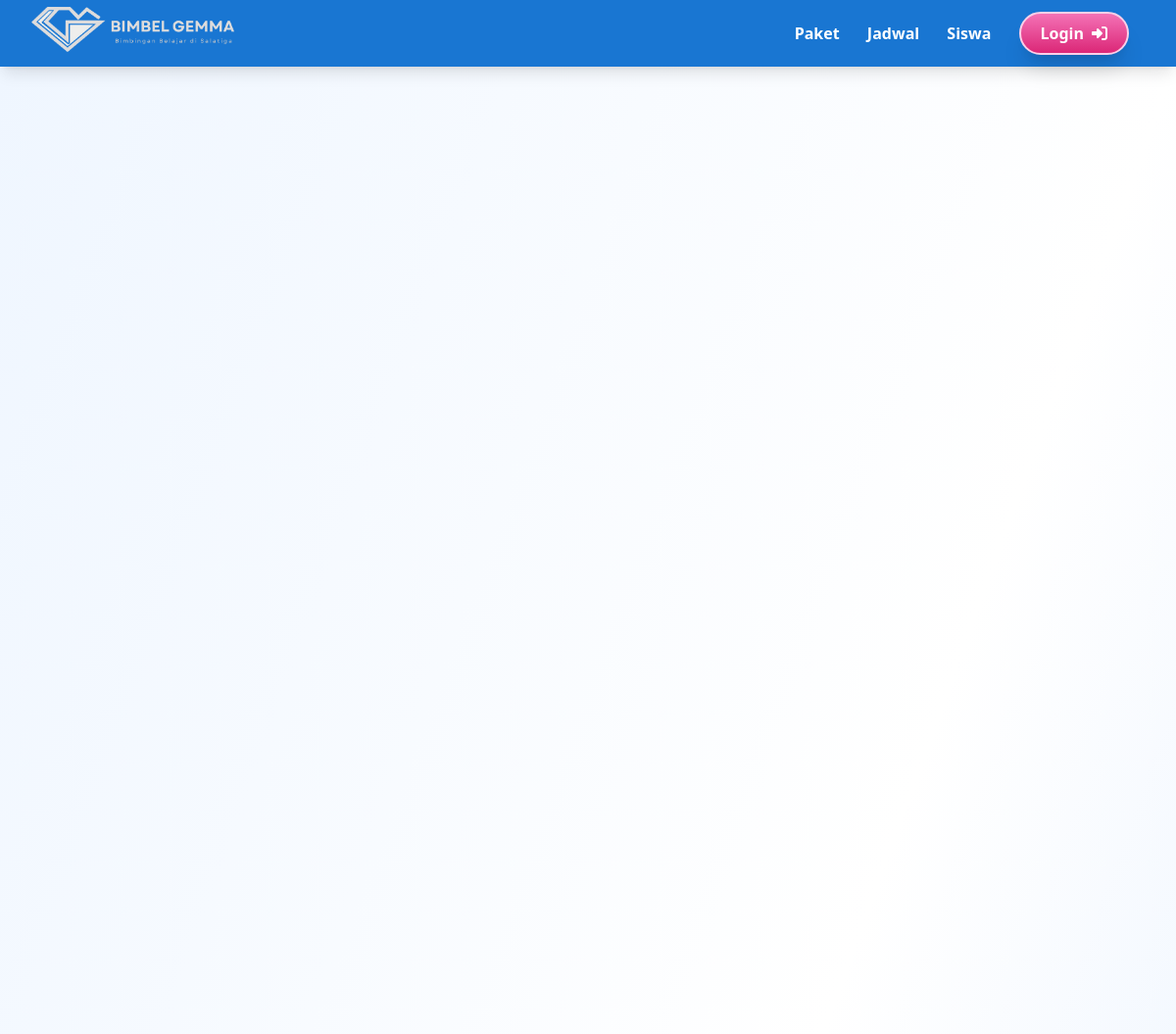
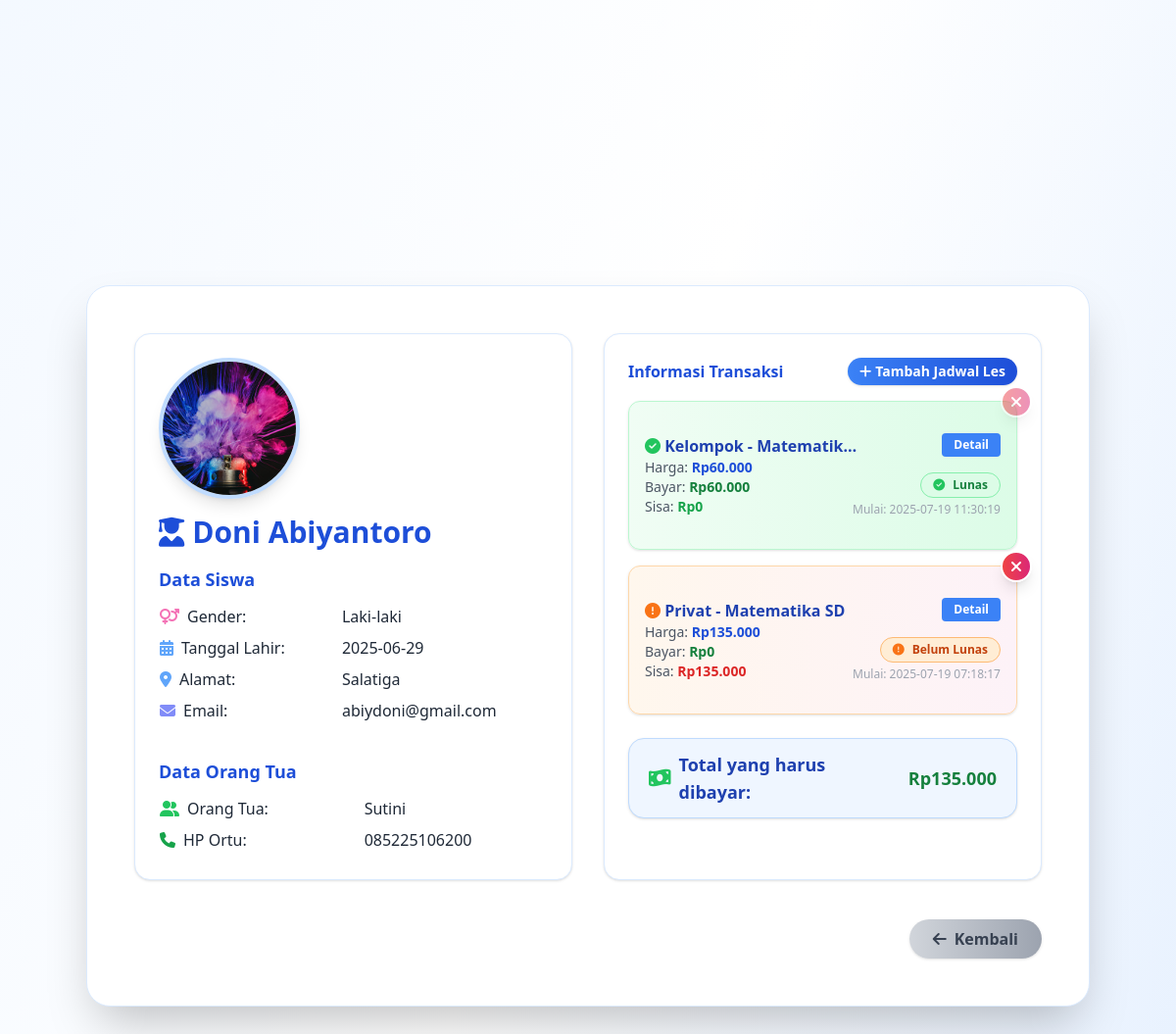
/detail_siswa.php?email=abiydoni@gmail.com, run on the app's committed database (2 pictures, top to bottom).
### tables this page shows
CREATE TABLE `tb_profile` (
  `id` int(11) NOT NULL,
  `nama` varchar(100) NOT NULL,
  `keterangan` varchar(225) NOT NULL,
  `alamat` varchar(255) NOT NULL,
  `email` varchar(100) NOT NULL,
  `wa` varchar(20) NOT NULL,
  `ig` varchar(50) NOT NULL,
  `logo1` varchar(100) NOT NULL,
  `logo2` varchar(100) NOT NULL,
  `tanggal` timestamp NOT NULL DEFAULT current_timestamp() ON UPDATE current_timestamp()
);

CREATE TABLE `tb_siswa` (
  `id` int(11) NOT NULL,
  `nama` varchar(100) NOT NULL,
  `gender` varchar(20) DEFAULT NULL,
  `tgl_lahir` date DEFAULT NULL,
  `ortu` varchar(100) DEFAULT NULL,
  `hp_ortu` varchar(30) DEFAULT NULL,
  `alamat` varchar(255) DEFAULT NULL,
  `email` varchar(100) DEFAULT NULL,
  `foto` varchar(100) DEFAULT NULL,
  `created_at` timestamp NOT NULL DEFAULT current_timestamp()
);

CREATE TABLE `tb_trx` (
  `id` int(11) NOT NULL,
  `email` varchar(100) NOT NULL,
  `paket` varchar(50) NOT NULL,
  `mapel` varchar(100) NOT NULL,
  `harga` int(11) NOT NULL,
  `bayar` int(11) NOT NULL,
  `status` tinyint(1) NOT NULL,
  `tanggal` timestamp NOT NULL DEFAULT current_timestamp() ON UPDATE current_timestamp()
);

CREATE TABLE `tb_paket` (
  `id` int(11) NOT NULL,
  `Kode` varchar(10) NOT NULL,
  `nama` varchar(100) NOT NULL,
  `keterangan` varchar(255) NOT NULL,
  `jenjang` varchar(20) NOT NULL,
  `harga` int(11) NOT NULL,
  `status` tinyint(1) NOT NULL,
  `tanggal` timestamp NOT NULL DEFAULT current_timestamp() ON UPDATE current_timestamp()
);

CREATE TABLE `tb_mapel` (
  `id` int(11) NOT NULL,
  `kode` varchar(10) NOT NULL,
  `nama` varchar(100) NOT NULL,
  `keterangan` varchar(255) NOT NULL,
  `status` tinyint(1) NOT NULL,
  `tanggal` timestamp NOT NULL DEFAULT current_timestamp() ON UPDATE current_timestamp()
);

### detail_siswa.php (the view, shortened to what this page needs)
<?php
include 'includes/header.php';
include 'api/db.php';
$email = isset($_GET['email']) ? $_GET['email'] : '';
$siswa = null;
if ($email) {
  $stmt = $pdo->prepare('SELECT * FROM tb_siswa WHERE email = ? LIMIT 1');
  $stmt->execute([$email]);
  $siswa = $stmt->fetch(PDO::FETCH_ASSOC);
}
$foto = isset($siswa['foto']) && $siswa['foto'] ? 'assets/img/profile/' . $siswa['foto'] : 'assets/img/profile/default.png';
$trx = [];
if (!empty($siswa['email'])) {
  try {
    $stmt = $pdo->prepare('SELECT t.id, t.paket, t.harga, t.bayar, t.status, t.tanggal, p.nama as nama_paket, t.mapel, m.nama as nama_mapel FROM tb_trx t LEFT JOIN tb_paket p ON t.paket = p.kode LEFT JOIN tb_mapel m ON t.mapel = m.kode WHERE t.email = ? ORDER BY t.tanggal DESC');
    $stmt->execute([$siswa['email']]);
    $trx = $stmt->fetchAll(PDO::FETCH_ASSOC);
    foreach ($trx as $i => $t) {
      $stmt2 = $pdo->prepare('SELECT id, tanggal, jam_trx FROM tb_trx_tanggal WHERE id_trx = ? ORDER BY tanggal, jam_trx');
      $stmt2->execute([$t['id']]);
      $trx[$i]['jadwal'] = $stmt2->fetchAll(PDO::FETCH_ASSOC);
    }
  } catch (Exception $e) {}
}
?>
<div class="min-h-screen flex items-center justify-center bg-gradient-to-br from-blue-50 via-white to-blue-100 py-10 px-2">
  <div class="w-full max-w-5xl bg-white rounded-3xl shadow-2xl p-8 md:p-12 border border-blue-100 relative mx-auto">
    <div class="grid grid-cols-1 md:grid-cols-2 gap-8 mb-8">
      <div class="bg-white rounded-2xl shadow p-6 border border-blue-100 flex flex-col items-start">
        <img src="<?= htmlspecialchars($foto) ?>" alt="Foto Siswa" class="w-36 h-36 rounded-full object-cover border-4 border-blue-200 shadow-lg mb-2">
        <div class="text-2xl md:text-3xl font-extrabold text-blue-700 flex items-center gap-2 mt-2 mb-4 text-left">
          <i class="fa-solid fa-user-graduate"></i> <?= htmlspecialchars($siswa['nama']) ?>
        </div>
        <div class="text-left text-lg font-bold text-blue-700 mb-2">Data Siswa</div>
        <table class="w-full text-base mb-4">
          <tr><td class="py-1 pr-3"><i class="fa-solid fa-venus-mars text-pink-400 mr-2"></i>Gender:</td><td class="py-1"> <?= htmlspecialchars($siswa['gender']) ?></td></tr>
          <tr><td class="py-1 pr-3"><i class="fa-solid fa-calendar-days text-blue-400 mr-2"></i>Tanggal Lahir:</td><td class="py-1"> <?= htmlspecialchars($siswa['tgl_lahir']) ?></td></tr>
          <tr><td class="py-1 pr-3"><i class="fa-solid fa-location-dot text-blue-400 mr-2"></i>Alamat:</td><td class="py-1"> <?= htmlspecialchars($siswa['alamat']) ?></td></tr>
          <tr><td class="py-1 pr-3"><i class="fa-solid fa-envelope text-indigo-400 mr-2"></i>Email:</td><td class="py-1"> <?= htmlspecialchars($siswa['email']) ?></td></tr>
        </table>
        <div class="text-lg font-bold text-blue-700 mb-2 mt-4">Data Orang Tua</div>
        <table class="w-full text-base">
          <tr><td class="py-1 pr-3"><i class="fa-solid fa-user-group text-green-500 mr-2"></i>Orang Tua:</td><td class="py-1"> <?= htmlspecialchars($siswa['ortu']) ?></td></tr>
          <tr><td class="py-1 pr-3"><i class="fa-solid fa-phone text-green-600 mr-2"></i>HP Ortu:</td><td class="py-1"> <?= htmlspecialchars($siswa['hp_ortu']) ?></td></tr>
        </table>
      </div>
      <div class="bg-white rounded-2xl shadow p-6 border border-blue-100">
        <div class="flex items-center justify-between mb-4">
          <div class="text-base font-bold text-blue-700">Informasi Transaksi</div>
          <button id="btn-tambah-trx" class="px-3 py-1 bg-gradient-to-r from-blue-500 to-blue-700 text-white font-semibold rounded-full shadow hover:scale-105 hover:shadow-lg transition flex items-center gap-1 text-sm whitespace-nowrap">
            <i class="fa-solid fa-plus"></i> Tambah Jadwal Les
          </button>
        </div>
        <?php if (empty($trx)): ?>
          <div class="text-gray-500 italic">Belum ada transaksi untuk siswa ini.</div>
        <?php else: ?>
          <div class="space-y-4">
            <?php foreach($trx as $t):
              $sisa = $t['harga'] - $t['bayar'];
              $lunas = $sisa <= 0;
              $cardBg = $lunas ? 'from-green-50 to-green-100 border-green-200' : 'from-orange-50 to-pink-50 border-orange-200';
              $badgeBg = $lunas ? 'bg-green-100 text-green-700 border border-green-300' : 'bg-orange-100 text-orange-700 border border-orange-300';
              $icon = $lunas ? 'fa-circle-check text-green-500' : 'fa-circle-exclamation text-orange-500';
              $statusText = $lunas ? 'Lunas' : 'Belum Lunas';
              $sisaColor = $lunas ? 'text-green-600' : 'text-red-600';
              $subjudul = htmlspecialchars(($t['nama_paket'] ?? $t['paket']) . ($t['nama_mapel'] ? ' - ' . $t['nama_mapel'] : ''));
            ?>
            <div class="flex flex-col md:flex-row md:items-center justify-between bg-gradient-to-r <?= $cardBg ?> rounded-xl p-4 shadow border max-w-full overflow-visible relative pt-8 pb-8">
              <?php if(isset($t['id'])): ?>
                <button class="absolute -top-4 -right-4 w-8 h-8 flex items-center justify-center rounded-full bg-gradient-to-r from-red-500 to-pink-600 text-white border-2 border-white shadow-lg hover:scale-110 transition z-50 btn-hapus-trx<?php if($lunas) echo ' opacity-50 cursor-not-allowed'; ?>" data-id="<?= htmlspecialchars($t['id']) ?>" title="Hapus Transaksi" <?php if($lunas) echo 'disabled'; ?>>
                  <i class="fa-solid fa-xmark text-base"></i>
                </button>
              <?php endif; ?>
              <div class="min-w-0 w-full md:w-auto">
                <div class="flex items-center gap-2 min-w-0 flex-col items-start text-left w-full">
                  <span class="font-bold text-blue-800 text-base truncate whitespace-nowrap overflow-hidden max-w-full" title="<?= $subjudul ?>">
                    <i class="fa-solid <?= $icon ?>"></i> <?= $subjudul ?>
                  </span>
                </div>
                <div class="text-sm text-gray-600">Harga: <span class="font-semibold text-blue-700">Rp<?= number_format($t['harga'],0,',','.') ?></span></div>
                <div class="text-sm text-gray-600">Bayar: <span class="font-semibold text-green-700">Rp<?= number_format($t['bayar'],0,',','.') ?></span></div>
                <div class="text-sm text-gray-600">Sisa: <span class="font-semibold <?= $sisaColor ?>">Rp<?= number_format(max($sisa,0),0,',','.') ?></span></div>
              </div>
              <div class="flex flex-col items-end mt-2 md:mt-0 min-w-0 w-full md:w-auto">
                <?php if (!empty($t['jadwal'])): ?>
                  <button type="button" class="btn-detail-jadwal mb-2 px-3 py-1 bg-blue-500 text-white rounded text-xs font-bold" data-jadwal='<?= json_encode($t['jadwal']) ?>' data-mapel="<?= htmlspecialchars($t['nama_mapel'] ?? $t['mapel']) ?>">Detail</button>
                <?php endif; ?>
                <span class="inline-flex items-center gap-2 px-3 py-1 rounded-full text-xs font-bold <?= $badgeBg ?> max-w-full overflow-hidden mt-2">
                  <i class="fa-solid <?= $icon ?>"></i> <?= $statusText ?>
                </span>
                <?php if (isset($t['tanggal'])): ?>
                  <span class="text-xs text-gray-400 mt-1 truncate whitespace-nowrap overflow-hidden block max-w-[160px] md:max-w-[200px]" title="<?= htmlspecialchars($t['mulai'] ?? $t['tanggal']) ?>">Mulai: <?= htmlspecialchars($t['mulai'] ?? $t['tanggal']) ?></span>
                <?php endif; ?>
              </div>
            </div>
            <?php endforeach; ?>
          </div>
          <?php
            $total_harga = 0;
            $total_bayar = 0;
            foreach($trx as $t) {
              $total_harga += $t['harga'];
              $total_bayar += $t['bayar'];
            }
            $total_sisa = $total_harga - $total_bayar;
          ?>
          <div class="mt-6 flex items-center justify-end">
            <span class="inline-flex items-center gap-2 px-5 py-3 rounded-2xl bg-blue-50 border border-blue-200 shadow text-lg font-bold text-blue-800">
              <i class="fa-solid fa-money-bill-wave text-green-500 text-xl"></i>
              Total yang harus dibayar:
              <span class="ml-2 text-green-700">Rp<?= number_format(max($total_sisa,0),0,',','.') ?></span>
            </span>
          </div>
        <?php endif; ?>
      </div>
    </div>
    <div class="flex gap-4 mt-10 justify-end">
      <a href="javascript:history.back()" class="px-6 py-2 bg-gradient-to-r from-gray-300 to-gray-400 text-gray-700 font-bold rounded-full shadow hover:scale-105 hover:shadow-xl transition flex items-center gap-2">
        <i class="fa-solid fa-arrow-left"></i> Kembali
      </a>
    </div>
  </div>
</div>
<link rel="stylesheet" href="https://cdn.jsdelivr.net/npm/flatpickr/dist/flatpickr.min.css">
<?php include 'includes/footer.php'; ?>

### includes/header.php (shortened to what this page needs)
<!DOCTYPE html>
<html lang="id">
<head>
    <script src="https://cdn.tailwindcss.com"></script>
    <link rel="stylesheet" href="https://cdnjs.cloudflare.com/ajax/libs/font-awesome/6.4.0/css/all.min.css">
</head>
<body class="bg-gradient-to-br from-blue-50 via-pink-50 to-yellow-50 min-h-screen text-gray-800">
    <nav id="navbar" class="fixed top-0 left-0 w-full bg-[#1976D2] shadow-lg z-50">
        <div class="max-w-6xl mx-auto flex items-center justify-between px-6 py-3">
            <a href="/" class="flex items-center font-extrabold text-2xl text-white tracking-wide hover:opacity-80 transition">
                <?php
                include_once __DIR__ . '/../api/db.php';
                try {
                  $stmt = $pdo->query('SELECT nama, alamat, ig, wa, keterangan, logo1 FROM tb_profile LIMIT 1');
                  $row = $stmt->fetch(PDO::FETCH_ASSOC);
                  if ($row) {
                    $logo1 = (isset($row['logo1']) && $row['logo1'] && strpos($row['logo1'], '/') === false) ? 'assets/img/' . $row['logo1'] : $row['logo1'];
                  }
                } catch (Exception $e) {}
                ?>
                <img src="<?= htmlspecialchars($logo1) ?>" alt="Logo" class="w-auto h-12 -ml-4 -mt-2 mr-2 object-contain" style="filter: hue-rotate(200deg) saturate(2);">
            </a>
            <div class="space-x-6 text-base font-semibold">
                <a href="#paket" class="hover:text-yellow-300 text-white transition">Paket</a>
                <a href="#jadwal" class="hover:text-yellow-300 text-white transition">Jadwal</a>
                <a href="#promo" class="hover:text-yellow-300 text-white transition">Siswa</a>
                <a href="login.php" class="ml-2 px-5 py-2 bg-gradient-to-b from-pink-400 to-pink-600 text-white font-extrabold rounded-full border-2 border-pink-200 shadow-xl transition inline-flex items-center gap-2 hover:scale-105 focus:scale-105">
                    <span>Login</span>
                    <i class="fa-solid fa-right-to-bracket text-base"></i>
                </a>
            </div>
        </div>
    </nav>
    <div class="h-16"></div>

### data on the page
tb_profile: logo1 (picture)
tb_siswa: foto (picture), nama "Doni Abiyantoro", gender "Laki-laki", tgl_lahir "2025-06-29", alamat "Salatiga", email "abiydoni@gmail.com", ortu "Sutini", hp_ortu "085225106200"
tb_trx: tb_paket.nama "Kelompok - Matematik…", harga "60.000", bayar "60.000", max($sisa,0) "0", statusText "Lunas", tanggal "2025-07-19 11:30:19"
tb_trx: tb_paket.nama "Privat - Matematika SD", harga "135.000", bayar "0", max($sisa,0) "135.000", statusText "Belum Lunas", tanggal "2025-07-19 07:18:17"

### other printed values
max($total_sisa,0) "135.000"
